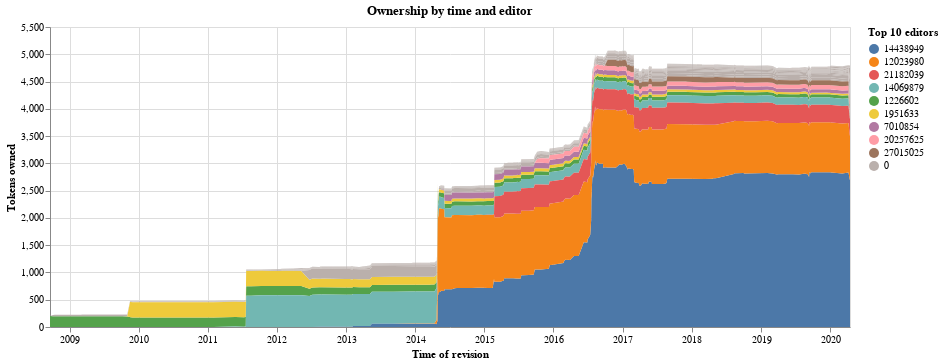

Write notebook code for a chart like this one.
### Code cell
attribution

### Figure 1 — Vega-Lite specification as saved in the notebook (floating-point values rounded to 4 significant figures; data arrays with more than 128 entries replaced by an {"elided": "..."} marker saying what was removed)
{"config": {"view": {"continuousWidth": 400, "continuousHeight": 300}}, "data": {"name": "data-c82256c5fb7f3db81f6a7baf8f70e733"}, "mark": "area", "encoding": {"color": {"type": "nominal", "field": "editor_top10", "sort": ["14438949", "12023980", "21182039", "14069879", "1226602", "1951633", "7010854", "20257625", "27015025", "10718397", "7611264", "23516672", "22015409", "18856113", "27823944", "10952742", "23284125", "1616157", "1239045", "18663209", "7902442", "35519569", "5950998", "13081108", "0|2601:9:3380:3C8:DAA2:5EFF:FE8F:2B56", "14637359", "13286072", "20483999", "2970597", "863017", "915833", "264323", "28903366", "11308236", "2260705", "67055", "3190816", "0|75.169.107.18", "2875984", "468111", "22759939", "1276024", "3729738", "12494142", "24549508", "19965906", "7098284", "38028158", "2300502", "3495083", "5886041", "22689343", "8001475", "1426328", "8372814", "1215485", "27992388", "36112485", "0|2409:4072:620A:88B9:0:0:248B:AC", "16902756", "3006008", "612496", "35936988", "30041183", "7903804", "14216826", "0|59.92.48.196", "18872885", "4851336", "8024439", "18936868", "13259281", "27213225", "134016", "30509987", "35252436", "9499232", "5350778"], "title": "Top 10 editors"}, "order": {"type": "quantitative", "field": "ranking", "sort": "ascending"}, "x": {"type": "temporal", "field": "rev_time", "title": "Time of revision"}, "y": {"type": "quantitative", "field": "abs", "title": "Tokens owned"}}, "title": "Ownership by time and editor", "width": 800, "$schema": "https://vega.github.io/schema/vega-lite/v4.8.1.json", "datasets": {"data-c82256c5fb7f3db81f6a7baf8f70e733": {"elided": "7072 records"}}}
